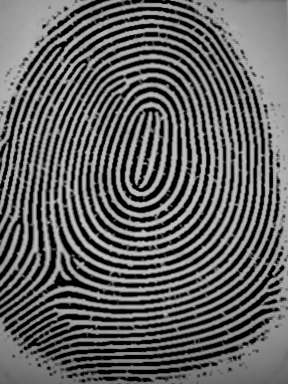
#> input picture fp1.bmp, 288 x 384 px
$ jupyter execute --allow-errors Minutiae_Extraction.ipynb   (shell and % lines are left out)
#> lines starting #> are read from the running program, lines starting #| are printed output that depends on the picture; after the words box and inside, x2 and y2 are one past the last pixel; in counts of white or black regions, pixels touching at a corner belong together
<a href="https://colab.research.google.com/github/hamza3e/Minutiae-Extraction/blob/master/Minutiae_Extraction.ipynb" target="_parent"></a>

[cell 1]
import numpy as np
import cv2
import matplotlib
import matplotlib.pyplot as plt
import skimage.io as io

"load image data"
Img_Original =  io.imread( 'fp1.bmp')      # Gray image, rgb images need pre-conversion
#> Img_Original is the input picture: shape (384, 288); min 0, max 204, mean 96.9

imgplot = plt.imshow(Img_Original)      #
plt.show()

from skimage.filters import threshold_otsu

Otsu_Threshold = threshold_otsu(Img_Original)
#> Otsu_Threshold = 84
BW_Original = Img_Original > Otsu_Threshold    # must set object region as 1, background region as 0 !
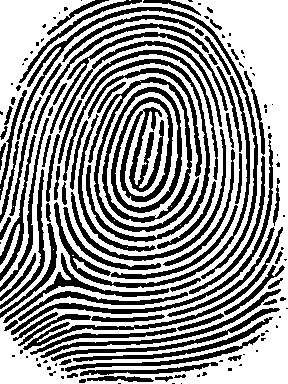
#> BW_Original: shape (384, 288) bool; 59.5% white; 148 black regions (63 under 20 px), largest, box (x1, y1, x2, y2) and area: (88, 77, 199, 232) 6720, (17, 7, 258, 279) 2303, (63, 59, 210, 242) 2087

imgplot = plt.imshow(BW_Original)         #
plt.show()

from skimage.morphology import skeletonize
BW_Skeleton = skeletonize(BW_Original)
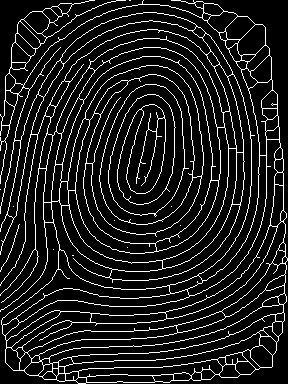
#> BW_Skeleton: shape (384, 288) bool; 11.4% white in thin lines or dots

# BW_Skeleton = BW_Original
"Display the results"

imgplot = plt.imshow(BW_Skeleton)
imgplot.set_cmap('hot')
plt.axis('off')
plt.savefig('skeleton.png')

[cell 2]
import cv2 as cv
import skimage.io as io
import numpy as np
from matplotlib import pyplot as plt

from skimage.filters import threshold_otsu
from skimage.filters import threshold_yen
from skimage.filters import threshold_li

img = io.imread('fp1.bmp')

Otsu_Threshold = threshold_otsu(img)
th1 = img > Otsu_Threshold

Yen_Threshold = threshold_yen(img)
#> Yen_Threshold = 135
th2 = img > Yen_Threshold
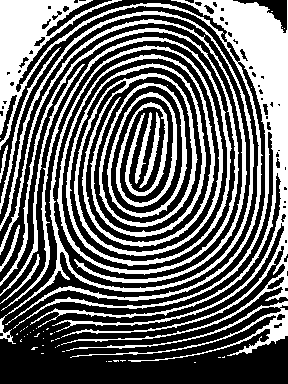
#> th2: shape (384, 288) bool; 40.6% white; 49 white regions (37 under 20 px), largest, box (x1, y1, x2, y2) and area: (0, 0, 288, 345) 18264, (0, 11, 254, 344) 15279, (1, 37, 232, 311) 4644

Li_Threshold = threshold_li(img)
#> Li_Threshold = 45.16
th3 = img > Li_Threshold
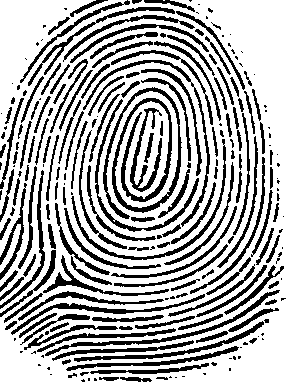
#> th3: shape (384, 288) bool; 68.9% white; 240 black regions (88 under 20 px), largest, box (x1, y1, x2, y2) and area: (103, 87, 182, 219) 2501, (45, 290, 280, 356) 924, (71, 139, 226, 260) 883

ret,th4 = cv.threshold(img,127,255,cv.THRESH_BINARY)
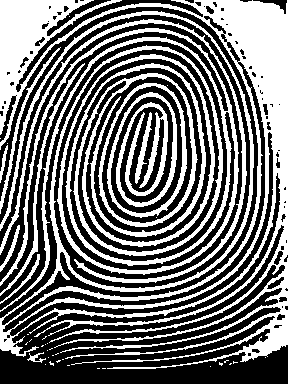
#> th4: shape (384, 288); 44.4% white; 39 white regions (30 under 20 px), largest, box (x1, y1, x2, y2) and area: (0, 0, 288, 369) 44116, (0, 19, 247, 283) 2650, (0, 63, 85, 296) 824
th5 = cv.adaptiveThreshold(img,255,cv.ADAPTIVE_THRESH_MEAN_C,\
            cv.THRESH_BINARY,11,2)
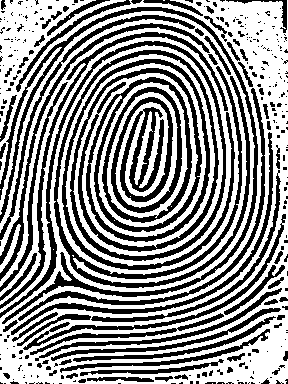
#> th5: shape (384, 288); 56.4% white; 327 black regions (254 under 20 px), largest, box (x1, y1, x2, y2) and area: (0, 41, 235, 318) 14889, (54, 50, 250, 288) 5965, (0, 7, 258, 324) 4195

# plot all the images and their histograms
images = [th1,
          th2,
          th3,
          th4,
          th5]
titles = ['Otsu Threshold',
          "Yen Threshold",
          "Li Threshold",
          "Global Threshold",
          "   Adaptive Threshold"]
for i in range(5):
    plt.subplot(1,5,i+1),plt.imshow(images[i],'gray')
    plt.title(titles[i]), plt.xticks([]), plt.yticks([])

plt.savefig('thresholds.png')

[cell 3]
# Converting Image to Greyscale ....
from PIL import Image,ImageDraw
img = Image.open('skeleton.png').convert('L')
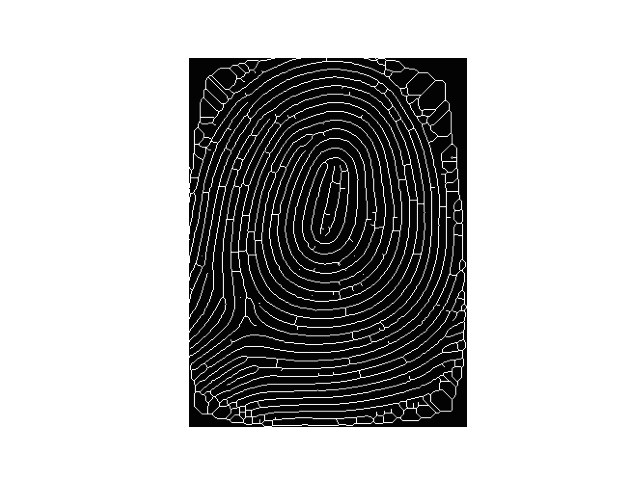
#> img: PIL image 640x480 L; min 3, max 255, mean 180.6
img.save('thinned_greyscale.gif')

# Loading Image ....
Img_Original = io.imread('thinned_greyscale.gif')
#> (the rest of this cell did not finish here and is left out)

[cell 4]
# To reach different pixels from given pixel ....

cells = [(-1, -1), (-1, 0), (-1, 1), (0, 1), (1, 1), (1, 0), (1, -1), (0, -1), (-1, -1)]

[cell 5]
# Function to determine type of minutiae at pixel P(i,j) ....

def minutiae_at(pixels, i, j):
    values = [pixels[i + k][j + l] for k, l in cells]

    crossings = 0
    for k in range(0, 8):
        crossings += abs(values[k] - values[k + 1])
    crossings /= 2

    if pixels[i][j] == 1:
        if crossings == 1:
            return "ending"
        if crossings == 3:
            return "bifurcation"
    return "none"

[cell 6]
# Function to convert the image into pixels ....

def load_image(im):
    (x,y) = im.size
    im_load = im.load()

    result = []
    for i in range(0, x):
        result.append([])
        for j in range(0, y):
            result[i].append(im_load[i, j])

    return result

[cell 7]
# Function to apply particular property to each pixel ....

def apply_to_each_pixel(pixels, f):
    for i in range(0, len(pixels)):
        for j in range(0, len(pixels[i])):
            pixels[i][j] = f(pixels[i][j])

[cell 8]
# Function to show minutiae on the image ....

def show_minutiaes(im):
    pixels = load_image(im)
#> after the loop in load_image, `for i in range(0, x):`: result = 640 items
    apply_to_each_pixel(pixels, lambda x: 0.0 if x > 10 else 1.0)

    (x, y) = im.size
    result = im.convert("RGB")

    draw = ImageDraw.Draw(result)

    colors = {"ending" : (150, 0, 0), "bifurcation" : (0, 150, 0)}

    ellipse_size = 8
    for i in range(1, x - 1):
        for j in range(1, y - 1):
            minutiae = minutiae_at(pixels, i, j)
            if minutiae != "none":
                draw.ellipse([(i - ellipse_size, j - ellipse_size), (i + ellipse_size, j + ellipse_size)], outline = colors[minutiae])

    del draw

    return result

[cell 9]
# Applying Minutiae Detection Algorithm to image ....
Minutiae_Image = show_minutiaes(img)
#> the loop in show_minutiaes, `for i in range(1, x - 1):` made 638 passes
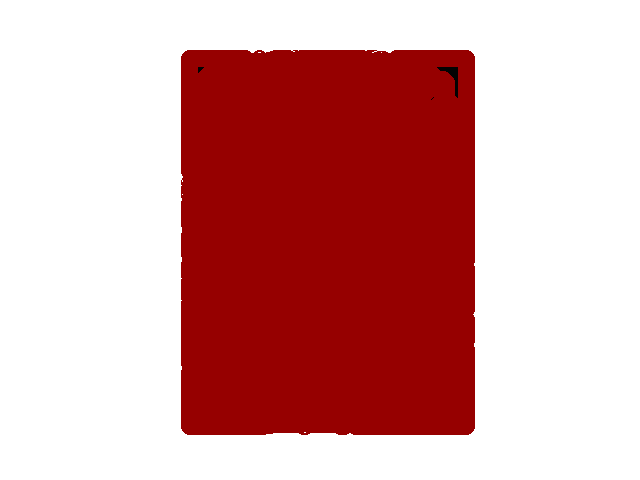
#> Minutiae_Image: PIL image 640x480 RGB; mean R, G, B 216.3, 161.3, 161.3

[cell 10]
# Displaying the results ....
fig, ax = plt.subplots(1, 2)
ax1, ax2 = ax.ravel()
#> (the rest of this cell did not finish here and is left out)

[cell 11]
# Saving the image ....
Minutiae_Image.save('minutiae_image.gif')

[cell 12]
import cv2
import numpy as np
import skimage.morphology
import skimage
import skimage.io as io
from matplotlib import pyplot as plt

from getTerminationBifurcation import getTerminationBifurcation
from removeSpuriousMinutiae import removeSpuriousMinutiae

img = cv2.imread('fp1.bmp',0)
img = np.uint8(img>128)
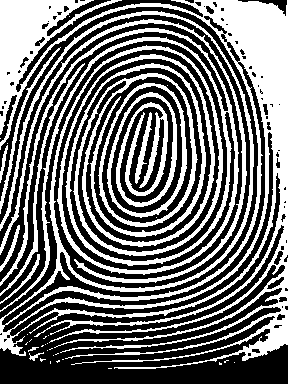
#> img: shape (384, 288); values 0 (black) and 1 (white), 43.9% white; 35 white regions (25 under 20 px), largest, box (x1, y1, x2, y2) and area: (0, 0, 288, 369) 43662, (0, 19, 247, 283) 2636, (0, 63, 85, 296) 815

skel = skimage.morphology.skeletonize(img)
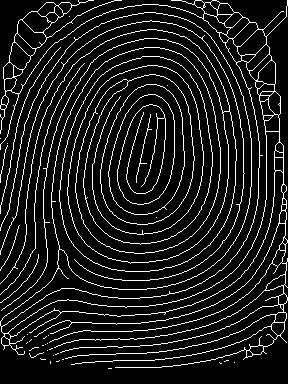
#> skel: shape (384, 288) bool; 10.6% white in thin lines or dots
skel = np.uint8(skel)*255;
#> skel: shape (384, 288); 10.6% white in thin lines or dots

mask = skel*255;


#> (the rest of this cell did not finish here and is left out)
